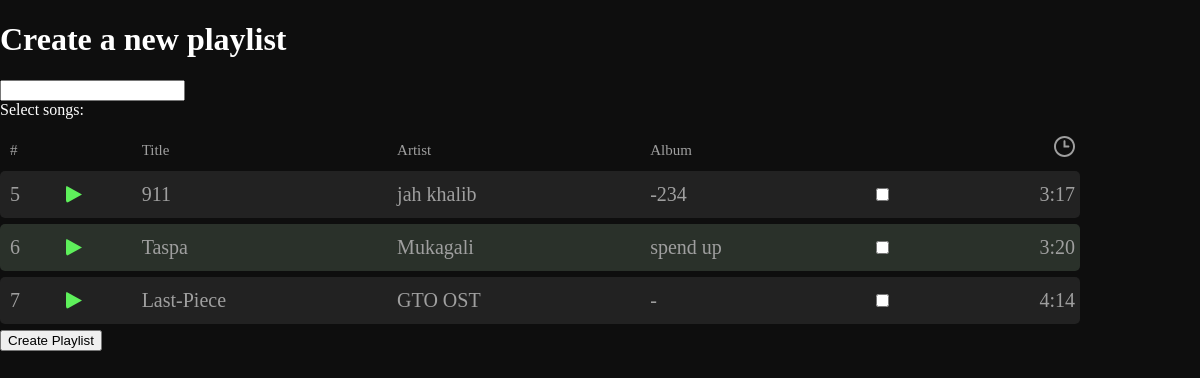
The page /add_playlist/ (signed in) on the database its author committed.
### tyndama/models.py (models this page shows, shortened)
class Music(models.Model):
    song_id = models.AutoField(primary_key=True)
    name = models.CharField(max_length=255)
    singer = models.CharField(max_length=255)
    tags = models.CharField(max_length=255)
    image = models.ImageField(upload_to='images_1')
    song = models.FileField(upload_to='images_1')
    album = models.CharField(max_length=255, default="-")
    time = models.CharField(max_length=50)

### tyndama/views.py (the view)
# urls.py: path('add_playlist/', views.add_playlist, name='add_playlist'),
def add_playlist(request):
    music_items = Music.objects.all()
    playlist = Playlist.objects.filter(user=request.user)
    if request.method == 'POST':
        form = PlaylistForm(request.POST)
        if form.is_valid():
            print('form is valid')
            playlist = form.save(commit=False)
            playlist.user = request.user
            playlist.save()
            form.save_m2m()
            return redirect('playlist', playlist.id)
    else:
        print('sory you can not add')
        form = PlaylistForm()
    return render(request, 'tyndama/add_playlist.html', {'form': form, 'music_items': music_items, 'playlist': playlist})

### tyndama/forms.py
class PlaylistForm(forms.ModelForm):
    songs = forms.ModelMultipleChoiceField(
        queryset=Music.objects.all(),
        widget=forms.CheckboxSelectMultiple(attrs={'class': 'search-input'})
    )
    class Meta:
        model = Playlist
        fields = ['name', 'songs']

### templates/tyndama/add_playlist.html (shortened to what this page needs)
<!DOCTYPE html>
{% load static %}
<html lang="en">
<head>
    <link rel="stylesheet" href="{% static 'tyndama/css/styles.css' %}">
</head>
<body style="display: block">
<h1>Create a new playlist</h1>
<form method="post">
    {{ form.name }}
    <div>
        <label>Select songs:</label>
        <table id="playlist" class="no-select">
            <thead>
            <th>#</th>
            <th></th>
            <th>Title</th>
            <th>Artist</th>
            <th>Album</th>
            <th></th>
            <th>
                <img src="{% static 'tyndama/img/clock.svg' %}" alt="time">
            </th>
            </thead>
            <tbody>
            {% for music_item in music_items %}
                <tr>
                    <td>{{ music_item.song_id }}</td>
                    <td>
                        <div onload="save('{{ music_item.song }}', {{ music_item.song_id }}, '{{ music_item.name }}', '{{ music_item.singer }}', '{{ music_item.image }}')"
                             onclick="startPlay('{{ music_item.song }}', {{ music_item.song_id }}, '{{ music_item.name }}', '{{ music_item.singer }}', '{{ music_item.image }}' )"
                             class="inline-toggle-play pause" id="{{ music_item.song_id }}">
                            <span></span>
                        </div>
                    </td>
                    <td>{{ music_item.name }}</td>
                    <td>{{ music_item.singer }}</td>
                    <td>{{ music_item.album }}</td>
                    <td>
                        <div class="form-check">
                            <input class="form-check-input" type="checkbox" name="songs"
                                   id="song_{{ music_item.song_id }}" value="{{ music_item.song_id }}">
                        </div>
                    </td>
                    <td>{{ music_item.time }}</td>
                </tr>
            {% endfor %}
            </tbody>
        </table>
    </div>
    <button type="submit" class="btn btn-primary">Create Playlist</button>
</form>
</body>
</html>

### static/tyndama/css/styles.css (style rules this page uses)
body { width: 100%; height: 100vh; margin: 0; background-color: #0E0E0E; font-family: 'Chivo'; color: #FFFFFF; display: flex; }
table { width: 90%; margin-top: 10px; border-collapse: separate; border-spacing: 0 6px; }
tr > td:last-child, th:last-child { padding-right: 5px; }
table th { font-size: 15px; line-height: 24px; }
table td { font-size: 20px; line-height: 30px; }
tbody { margin-top: 15px; max-height: 60vh; overflow-y: scroll; scroll-behavior: smooth; }
tbody > tr { margin: auto; height: 47px; }
tbody > tr > td:nth-child(1) { border-radius: 5px 0 0 5px; }
th:first-child, td:first-child { width: 5%; }
tbody > tr > td:last-child { border-radius: 0 5px 5px 0; }
tbody > tr:nth-child(odd) { background: #222222; }
tbody > tr:nth-child(even) { background: #2A312A; }
table th, td { color: #9F9F9F; font-weight: 400; text-align: left; padding-left: 10px; border: none; }
table td:last-child, th:last-child { text-align: right; }
.inline-toggle-play { position: relative; width: 18px; height: 18px; }
.inline-toggle-play span { position: absolute; top: 50%; left: 10%; transform: translateY(-50%); width: 6px; height: 18px; border-radius: 3px; transition: .2s; background-color: #5EF05B; clip-path: polygon(0 0, 100% 0, 100% 100%, 0% 100%); }
.inline-toggle-play.pause span:nth-child(1) { width: 90%; clip-path: polygon(0 0, 100% 50%, 100% 51%, 0% 100%); }

### rows shown on the page
Music: song_id "5", name "911", singer "jah khalib", album "-234", time "3:17"
Music: song_id "6", name "Taspa", singer "Mukagali", album "spend up", time "3:20"
Music: song_id "7", name "Last-Piece", singer "GTO OST", album "-", time "4:14"
